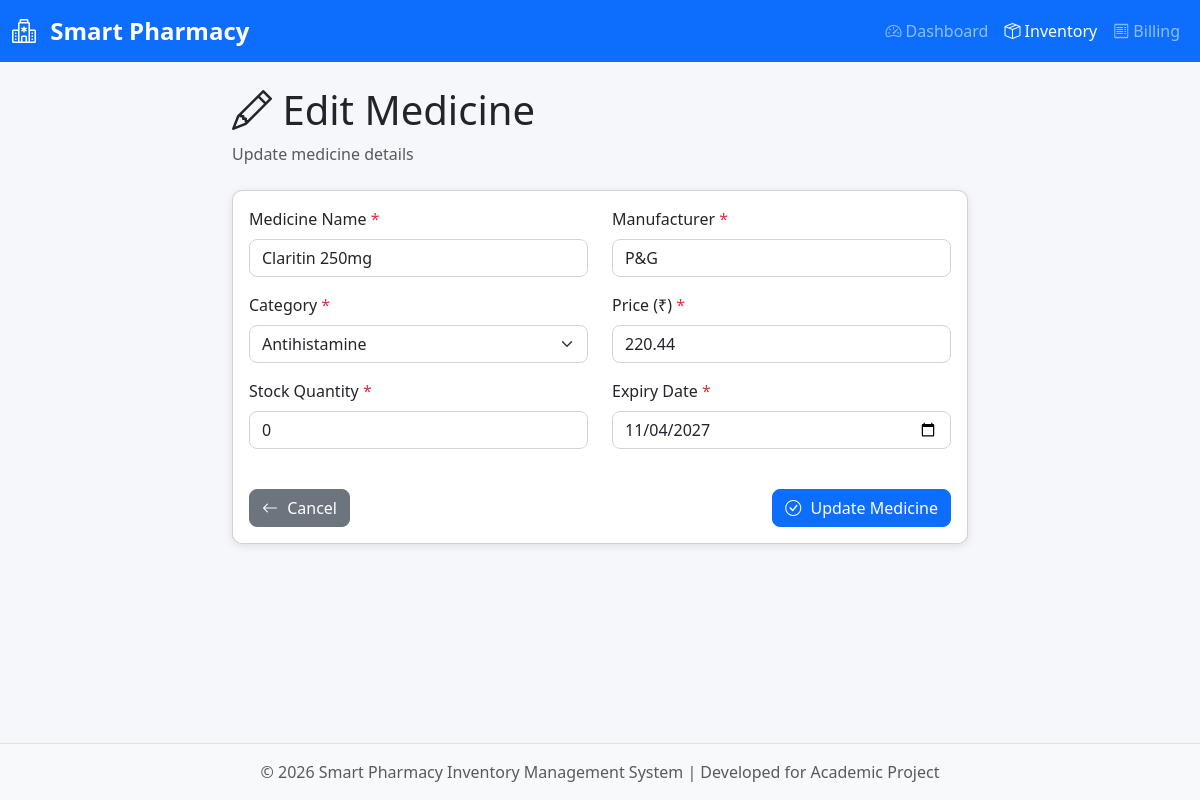
Page /inventory/edit/9 on the committed database.
### models.py (models this page shows, shortened)
class Medicine(db.Model):
    __tablename__ = 'medicines'
    id = db.Column(db.Integer, primary_key=True, autoincrement=True)
    name = db.Column(db.String(200), nullable=False, index=True)  # Indexed for faster search
    manufacturer = db.Column(db.String(200), nullable=False)
    category = db.Column(db.String(100), nullable=False, index=True)  # For seasonal filtering
    price = db.Column(db.Float, nullable=False)
    stock_quantity = db.Column(db.Integer, nullable=False, default=0)
    expiry_date = db.Column(db.Date, nullable=False)
    seasonal_tag = db.Column(db.String(50), nullable=True)
    created_at = db.Column(db.DateTime, default=datetime.utcnow)
    updated_at = db.Column(db.DateTime, default=datetime.utcnow, onupdate=datetime.utcnow)
    sales = db.relationship('Sales', backref='medicine', lazy=True, cascade='all, delete-orphan')

### app.py (the view, shortened to what this page needs)
@app.route('/inventory/edit/<int:id>', methods=['GET', 'POST'])
def edit_medicine(id):
    medicine = Medicine.query.get_or_404(id)
    categories = list(set([cat for cats in Config.SEASONAL_CATEGORIES.values() for cat in cats]))
    categories.sort()
    return render_template('edit_medicine.html', medicine=medicine, categories=categories)

### templates/edit_medicine.html (shortened to what this page needs)
{% extends "base.html" %}
{% block content %}
<div class="container">
    <div class="row justify-content-center">
        <div class="col-lg-8">
            <div class="mb-4">
                <h1 class="display-6"><i class="bi bi-pencil"></i> Edit Medicine</h1>
                <p class="text-muted">Update medicine details</p>
            </div>
            <div class="card shadow-sm">
                <div class="card-body">
                    <form method="POST" action="{{ url_for('edit_medicine', id=medicine.id) }}">
                        <div class="row">
                            <div class="col-md-6 mb-3">
                                <label for="name" class="form-label">Medicine Name <span
                                        class="text-danger">*</span></label>
                                <input type="text" class="form-control" id="name" name="name"
                                    value="{{ medicine.name }}" required>
                            </div>
                            <div class="col-md-6 mb-3">
                                <label for="manufacturer" class="form-label">Manufacturer <span
                                        class="text-danger">*</span></label>
                                <input type="text" class="form-control" id="manufacturer" name="manufacturer"
                                    value="{{ medicine.manufacturer }}" required>
                            </div>
                            <div class="col-md-6 mb-3">
                                <label for="category" class="form-label">Category <span
                                        class="text-danger">*</span></label>
                                <select class="form-select" id="category" name="category" required>
                                    {% for cat in categories %}
                                    <option value="{{ cat }}" {% if cat==medicine.category %}selected{% endif %}>{{ cat
                                        }}</option>
                                    {% endfor %}
                                </select>
                            </div>
                            <div class="col-md-6 mb-3">
                                <label for="price" class="form-label">Price (₹) <span
                                        class="text-danger">*</span></label>
                                <input type="number" class="form-control" id="price" name="price" step="0.01" min="0"
                                    value="{{ medicine.price }}" required>
                            </div>
                            <div class="col-md-6 mb-3">
                                <label for="stock_quantity" class="form-label">Stock Quantity <span
                                        class="text-danger">*</span></label>
                                <input type="number" class="form-control" id="stock_quantity" name="stock_quantity"
                                    min="0" value="{{ medicine.stock_quantity }}" required>
                            </div>
                            <div class="col-md-6 mb-3">
                                <label for="expiry_date" class="form-label">Expiry Date <span
                                        class="text-danger">*</span></label>
                                <input type="date" class="form-control" id="expiry_date" name="expiry_date"
                                    value="{{ medicine.expiry_date.strftime('%Y-%m-%d') }}" required>
                            </div>
                        </div>
                        <div class="d-flex justify-content-between mt-4">
                            <a href="{{ url_for('inventory') }}" class="btn btn-secondary">
                                <i class="bi bi-arrow-left"></i> Cancel
                            </a>
                            <button type="submit" class="btn btn-primary">
                                <i class="bi bi-check-circle"></i> Update Medicine
                            </button>
                        </div>
                    </form>
                </div>
            </div>
        </div>
    </div>
</div>
{% endblock %}

### static/css/style.css (style rules this page uses)
:root { --pharmacy-primary: #0d6efd; --pharmacy-success: #198754; --pharmacy-danger: #dc3545; --pharmacy-warning: #ffc107; --pharmacy-info: #0dcaf0; --pharmacy-dark: #212529; --pharmacy-light: #f8f9fa; }
body { font-family: 'Segoe UI', Tahoma, Geneva, Verdana, sans-serif; background-color: #f5f7fa; min-height: 100vh; display: flex; flex-direction: column; }
.card { border-radius: 10px; transition: transform 0.3s ease, box-shadow 0.3s ease; }
.btn { border-radius: 8px; font-weight: 500; transition: all 0.3s ease; }
.btn i { margin-right: 5px; }
.form-control, .form-select { border-radius: 8px; border: 1px solid #ced4da; transition: all 0.3s ease; }
.form-label { font-weight: 500; margin-bottom: 0.5rem; }
.card, .alert { animation: fadeIn 0.5s ease; }
.shadow-sm { box-shadow: 0 2px 8px rgba(0, 0, 0, 0.1) !important; }

### rows in the picture
Medicine: name "Claritin 250mg", manufacturer "P&G", category "Antihistamine", price "220.44", stock_quantity "0", expiry_date "11/04/2027"
